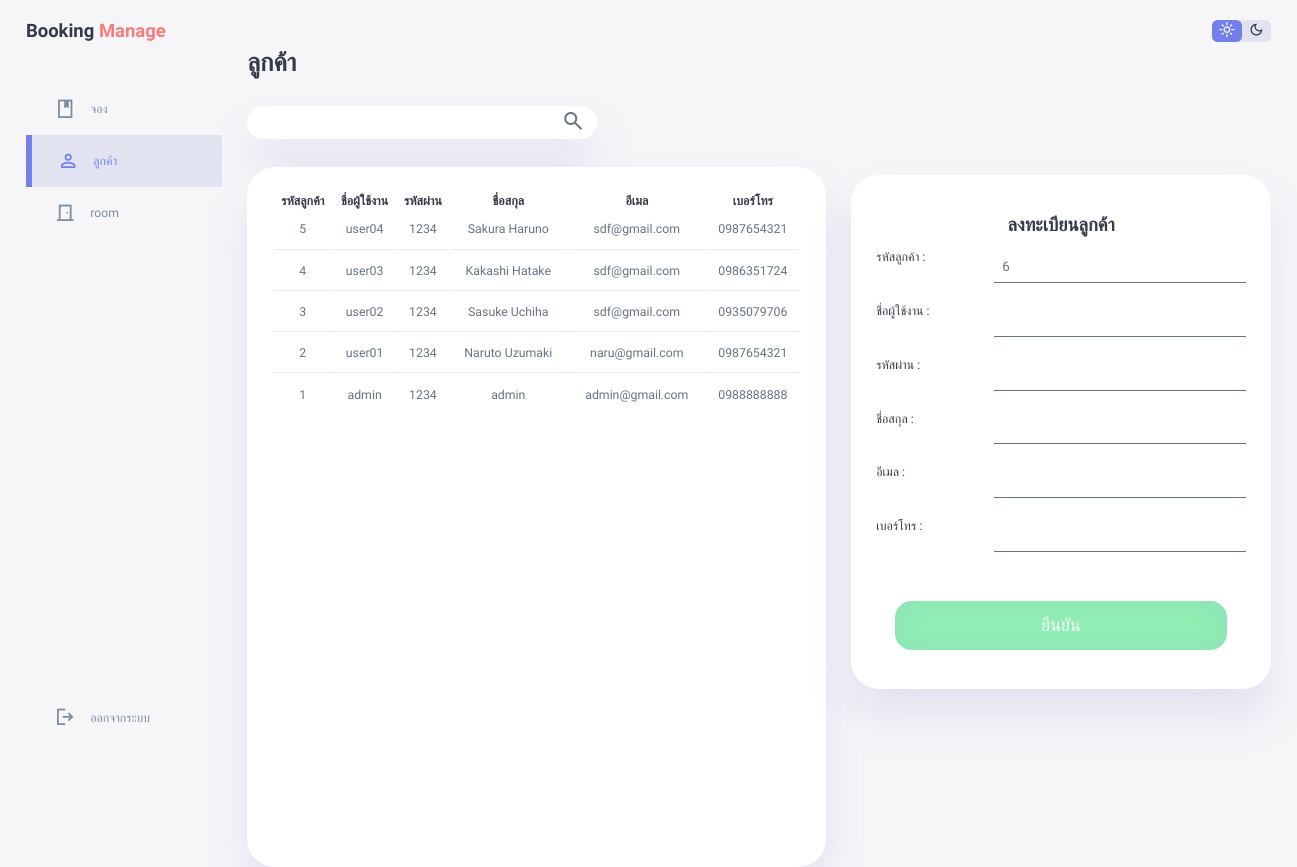
The app's page /admin/customer.php (signed in) with its own data.
### tables this page shows
CREATE TABLE `tb_user` (
  `user_id` int(11) NOT NULL,
  `user_uname` varchar(50) NOT NULL,
  `user_pass` varchar(16) NOT NULL,
  `user_name` varchar(60) NOT NULL,
  `user_mail` varchar(50) NOT NULL,
  `user_tel` varchar(10) NOT NULL,
  `user_gender` varchar(10) DEFAULT NULL,
  `user_birth` date DEFAULT NULL,
  `user_region` varchar(50) DEFAULT NULL,
  `user_address` text DEFAULT NULL,
  `user_personalid` varchar(13) DEFAULT NULL,
  `user_type` char(1) NOT NULL
);

### admin/customer.php (the view, shortened to what this page needs)
<?php
    include("../conn.php");
?>
<!DOCTYPE html>
<html lang="en">
<head>
    <link rel="stylesheet" href="style1.css">
</head>
<body>
    <divl class="container container-checkin">
        <aside>
            <div class="top">
                <div class="logo">
                    <h2>Booking <span class="danger">Manage</span></h2>
                </div>
            </div>
            <div class="sidebar">
                <a href="book.php" class="">
                    <span class="material-symbols-sharp">book</span>
                    <h3>จอง</h3>
                </a>
                <a href="customer.php" class="active">
                    <span class="material-symbols-sharp">person</span>
                    <h3>ลูกค้า</h3>
                </a>
                <a href="roomType.php" class="">
                    <span class="material-symbols-sharp">door_front</span>
                    <h3>room</h3>
                </a>
                <a href="../logout.php">
                    <span class="material-symbols-sharp">logout</span>
                    <h3>ออกจากระบบ</h3>
                </a>
            </div>
        </aside>
        <main>
            <div class="recent-order">
                <h1>ลูกค้า</h1>
                <div class="search">
                    <input type="search" name="srch" id="srch" onkeyup="loadData(this.value)">
                    <button for="srch"><span class="material-symbols-sharp">search</span></button>
                </div>
                <div class="div-table-checkin">
                    <table class="table-checkin">
                        <thead>
                            <tr>
                                <th>รหัสลูกค้า</th>
                                <th>ชื่อผู้ใช้งาน</th>
                                <th>รหัสผ่าน</th>
                                <th>ชื่อสกุล</th>
                                <th>อีเมล</th>
                                <th>เบอร์โทร</th>
                            </tr>
                        </thead>
                        <tbody id="tbody">
                           <?php
                                $sql = 'SELECT * FROM tb_user ORDER BY user_id DESC';
                                if($result = $conn->query($sql)){
                                    while($col = $result->fetch_array()){
                                        echo '
                                            <tr>
                                                <td>'.$col[0].'</td>
                                                <td>'.$col[1].'</td>
                                                <td>'.$col[2].'</td>
                                                <td>'.$col[3].'</td>
                                                <td>'.$col[4].'</td>
                                                <td>'.$col[5].'</td>
                                            </tr>
                                        ';
                                    }
                                }else{
                                    die('Cloud not connected: '.mysqli_error());
                                }
                           ?>
                        </tbody>
                    </table>
                </div>
            </div>
        </main>
        <div class="right">
            <div class="top">
                <div class="theme-toggler">
                    <span class="material-symbols-sharp active">
                    </span>
                    <span class="material-symbols-sharp">
                    </span>
                </div>
            </div>
            <?php
                $sql2 = 'SELECT user_id FROM tb_user ORDER BY user_id DESC LIMIT 1';
                if($result2 = mysqli_query($conn,$sql2)){
                    $lastId = mysqli_fetch_array($result2)[0];
                    $lastId += 1;
                }else{
                    die('Cloud not connected: '.mysqli_error());
                }
            ?>
            <div class="recent-update customer-insert">
                <div class="updates customer-div">
                    <h2>ลงทะเบียนลูกค้า</h2>
                    <form action="customer_insert.php" method="post" onsubmit="return confirm('คุณต้องการลงทะเบียนลูกหรือไม่?')">
                        <div>
                            <label for="cusid">รหัสลูกค้า :</label>
                            <input type="text" name="cus_id" id="cusid" value="<?php echo $lastId; ?>" required >
                        </div>
                        <div>
                            <label for="uname">ชื่อผู้ใช้งาน :</label>
                            <input type="text" name="uname" id="uname" required>
                        </div>
                        <div>
                            <label for="pass">รหัสผ่าน :</label>
                            <input type="text" name="pass" id="pass" required>
                        </div>
                        <div>
                            <label for="name">ชื่อสกุล :</label>
                            <input type="text" name="name" id="name" required>
                        </div>
                        <div>
                            <label for="mail">อีเมล :</label>
                            <input type="text" name="mail" id="mail" required>
                        </div>
                        <div>
                            <label for="tel">เบอร์โทร :</label>
                            <input type="text" name="tel" id="tel" required>
                        </div>
                        <div class="button">
                            <button type="submit">ยืนยัน</button>
                        </div>
                    </form>
                </div>
            </div>
        </div>
    </divl>
</body>
</html>

### records on screen
tb_user: user_id "5", user_uname "user04", user_pass "1234", user_name "Sakura Haruno", user_mail "sdf@gmail.com", user_tel "0987654321"
tb_user: user_id "4", user_uname "user03", user_pass "1234", user_name "Kakashi Hatake", user_mail "sdf@gmail.com", user_tel "0986351724"
tb_user: user_id "3", user_uname "user02", user_pass "1234", user_name "Sasuke Uchiha", user_mail "sdf@gmail.com", user_tel "0935079706"
tb_user: user_id "2", user_uname "user01", user_pass "1234", user_name "Naruto Uzumaki", user_mail "naru@gmail.com", user_tel "0987654321"
tb_user: user_id "1", user_uname "admin", user_pass "1234", user_name "admin", user_mail "admin@gmail.com", user_tel "0988888888"
